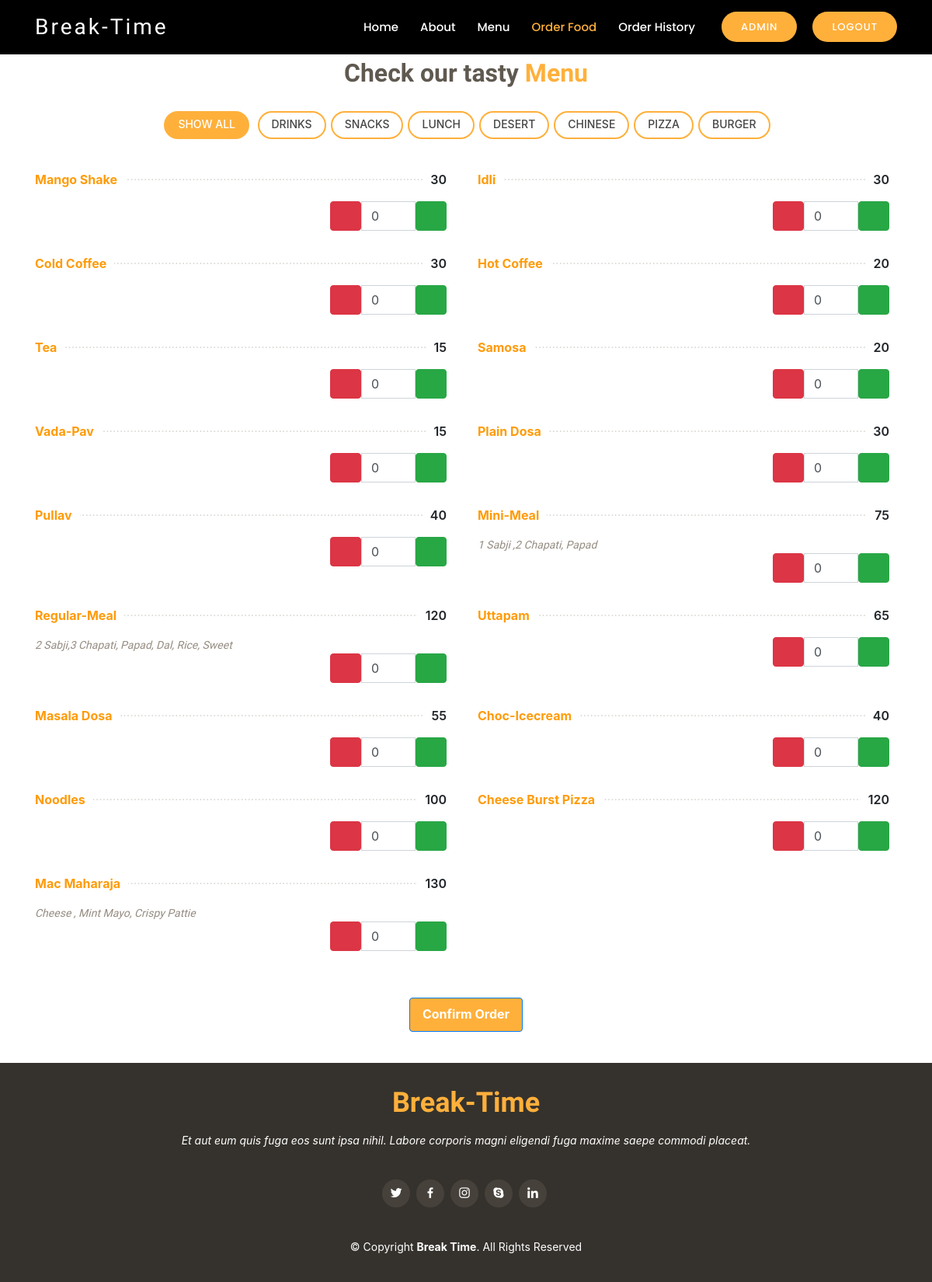
Screenshot of /order.php (signed in) with the database file from the repository.
### tables this page shows
CREATE TABLE `menu` (
  `item_no` int(11) NOT NULL,
  `item_name` varchar(20) NOT NULL,
  `price` int(11) NOT NULL,
  `ingredients` varchar(50) NOT NULL,
  `type` varchar(10) NOT NULL
);

### order.php (the view, shortened to what this page needs)
<?php
$xyz="Login/Register";
if(isset($_SESSION['uname']))
{   $xyz=($_SESSION['uname']);
}
else{
	echo "<script> location.href='login.php'</script>";
}
$db = new DbConnect();
$con = $db->connect();
?>
<!DOCTYPE html>
<html lang="en">
<head>
  <link href="assets/vendor/bootstrap/css/bootstrap.min.css" rel="stylesheet">
  <link href="assets/vendor/icofont/icofont.min.css" rel="stylesheet">
  <link href="assets/vendor/boxicons/css/boxicons.min.css" rel="stylesheet">
  <link href="assets/vendor/animate.css/animate.min.css" rel="stylesheet">
  <link href="assets/vendor/venobox/venobox.css" rel="stylesheet">
  <link href="assets/vendor/owl.carousel/assets/owl.carousel.min.css" rel="stylesheet">
  <link href="assets/css/style.css" rel="stylesheet">
</head>
<body>
  <header style="background: black;" id="header" class="fixed-top d-flex align-items-center header-transparent">
    <div class="container d-flex align-items-center">
      <div class="logo mr-auto">
        <h1 class="text-light"><a href="index.php"><span>Break-Time</span></a></h1>
      </div>
      <nav class="nav-menu d-none d-lg-block">
        <ul>
        <li ><a href="index.php">Home</a></li>
          <li><a href="#about">About</a></li>
          <li><a href="menu.php">Menu</a></li>
          <li class="active"><a href="order.php">Order Food</a></li>
          <li><a href="order_history.php">Order History</a></li>
          <li class="book-a-table text-center"><a href="login.php"><?php echo $xyz?></a></li>
          <?php
          if(isset($_SESSION['uname']))
          {
             echo "<li class=\"book-a-table text-center\"><a href=\"index.php?logout=true\">Logout</a></li>";
          }
          ?>
        </ul>
      </nav>
    </div>
  </header>
<section id="menu" class="menu">
      <div class="container">
        <div class="section-title">
          <h2>Check our tasty <span>Menu</span></h2>
        </div>
        <div class="row">
          <div class="col-lg-12 d-flex justify-content-center">
            <ul id="menu-flters">
              <li data-filter="*" class="filter-active">SHOW ALL</li>
              <?php
                $sql="select distinct type from menu";
                $result= mysqli_query($con,$sql);
                while($row=mysqli_fetch_assoc($result)){
                    $t=$row['type'];
                    $st=strtoupper($t);
                    echo "<li data-filter=\".filter-$t \">$st</li>";
                }
              ?>
            </ul>
          </div>
        </div>
        <div class="row menu-container">
          <?php
            $sql="select * from menu";
            $result= mysqli_query($con,$sql);
            while($row=mysqli_fetch_assoc($result)){
                menuItem($row['item_name'],$row['type'],$row['ingredients'],$row['price'],$row['item_no']);
            }
            function menuItem($name,$type,$ing,$price,$item_id){
            echo "<div class=\"col-lg-6 menu-item filter-$type\">
                <div class=\"menu-content\">
                <p id=\"$item_id name\">$name</p><span id=\"$item_id price\">$price</span>
                </div>
                <div class=\"menu-ingredients\">
                    $ing
                </div>
                <div style=\"
                width: 150px;
                float: right;
                margin-right:10px;
            \"class=\"input-group\">
                <span class=\"input-group-btn\">
                    <button type=\"button\" class=\"btn btn-danger btn-number\" style=\"height: 38px;
                    width: 40px;
                    text-align: center;\" data-type=\"minus\" data-field=\"$item_id\">
                      <span class=\"glyphicon glyphicon-minus\"></span>
                    </button>
                </span>
                <input type=\"text\" name=\"$item_id\"  class=\"form-control input-number\" value=\"0\" min=\"0\" max=\"100\">
                <span class=\"input-group-btn\">
                    <button style=\"height: 38px;
                    width: 40px;
                    text-align: center;\" type=\"button\" class=\"btn btn-success btn-number\" data-type=\"plus\" data-field=\"$item_id\">
                        <span class=\"glyphicon glyphicon-plus\"></span>
                    </button>
                </span>
             </div>
                </div>";
            }
          ?>
        </div>
        </div>
    </section>
    <div style="  text-align: center;">
    <button style="margin-bottom:40px;    color: #fff;
    background: #ffb03b;    padding: 8px 16px 10px 16px;" onclick="get()" type="button" class="btn btn-primary" data-toggle="modal" data-target="#exampleModal">
             <strong>Confirm Order</strong>
            </button>
          </div>
  <footer id="footer">
    <div class="container">
      <h3>Break-Time</h3>
      <p>Et aut eum quis fuga eos sunt ipsa nihil. Labore corporis magni eligendi fuga maxime saepe commodi placeat.</p>
      <div class="social-links">
        <a href="#" class="twitter"><i class="bx bxl-twitter"></i></a>
        <a href="#" class="facebook"><i class="bx bxl-facebook"></i></a>
        <a href="#" class="instagram"><i class="bx bxl-instagram"></i></a>
        <a href="#" class="google-plus"><i class="bx bxl-skype"></i></a>
        <a href="#" class="linkedin"><i class="bx bxl-linkedin"></i></a>
      </div>
      <div class="copyright">
        &copy; Copyright <strong><span>Break Time</span></strong>. All Rights Reserved
      </div>
    </div>
  </footer>
  <link rel="stylesheet" href="https://maxcdn.bootstrapcdn.com/bootstrap/4.5.2/css/bootstrap.min.css">
</body>
</html>

### assets/css/style.css (style rules this page uses)
body { font-family: "Poppins", sans-serif; color: #444444; }
a { color: #ffb03b; }
h1, h2, h3, h4, h5, h6 { font-family: "Satisfy", sans-serif; }
#header { height: 70px; z-index: 997; transition: all 0.5s; padding: 10px 0; background: rgba(26, 24, 22, 0.85); }
#header.header-transparent { background: transparent; }
#header .logo h1 { font-size: 28px; margin: 0; line-height: 1; font-weight: 400; letter-spacing: 3px; }
#header .logo h1 a, #header .logo h1 a:hover { color: #fff; text-decoration: none; }
.nav-menu, .nav-menu * { margin: 0; padding: 0; list-style: none; }
.nav-menu > ul > li { position: relative; white-space: nowrap; float: left; }
.nav-menu a { display: block; position: relative; color: white; padding: 9px 14px; transition: 0.3s; font-size: 15px; font-weight: 500; font-family: "Poppins", sans-serif; }
.nav-menu a:hover, .nav-menu .active > a, .nav-menu li:hover > a { color: #ffb03b; text-decoration: none; }
.nav-menu .book-a-table a { background: #ffb03b; color: #fff; border-radius: 50px; margin: 0 0 0 20px; padding: 10px 25px; text-transform: uppercase; font-size: 13px; font-weight: 500; letter-spacing: 1px; transition: 0.3s; }
.mobile-nav { position: fixed; top: 55px; right: 15px; bottom: 15px; left: 15px; z-index: 9999; overflow-y: auto; background: #fff; transition: ease-in-out 0.2s; opacity: 0; visibility: hidden; border-radius: 10px; padding: 10px 0; }
.mobile-nav * { margin: 0; padding: 0; list-style: none; }
.mobile-nav a { display: block; position: relative; color: #433f39; padding: 10px 20px; font-weight: 500; outline: none; }
.mobile-nav a:hover, .mobile-nav .active > a, .mobile-nav li:hover > a { color: #ffb03b; text-decoration: none; }
.mobile-nav .book-a-table a { background: #ffb03b; color: #fff; border-radius: 50px; margin: 0 0 0 20px; padding: 10px 25px; text-transform: uppercase; font-size: 13px; font-weight: 500; letter-spacing: 1px; transition: 0.3s; display: inline-block; }
section { padding: 60px 0; }
.section-title { text-align: center; padding-bottom: 30px; }
.section-title h2 { margin: 15px 0 0 0; font-size: 32px; font-weight: 700; color: #5f5950; }
.section-title h2 span { color: #ffb03b; }
.menu #menu-flters { padding: 0; margin: 0 auto 0 auto; list-style: none; text-align: center; border-radius: 50px; }
.menu #menu-flters li { cursor: pointer; display: inline-block; padding: 8px 16px 10px 16px; font-size: 14px; font-weight: 500; line-height: 1; color: #444444; margin: 0 3px 10px 3px; transition: all ease-in-out 0.3s; background: #fff; border: 2px solid #ffb03b; border-radius: 50px; }
.menu #menu-flters li:hover, .menu #menu-flters li.filter-active { color: #fff; background: #ffb03b; }
.menu #menu-flters li:last-child { margin-right: 0; }
.menu .menu-content { margin-top: 30px; overflow: hidden; display: flex; justify-content: space-between; position: relative; }
.menu .menu-content::after { content: "......................................................................" "...................................................................." "...................................................................."; position: absolute; left: 20px; right: 0; top: -4px; z-index: 1; color: #dad8d4; font-family: Arial, "Helvetica Neue", Helvetica, sans-serif; }
.menu .menu-content p { padding-right: 10px; background: #fff; position: relative; z-index: 3; font-weight: 700; color: #ff9b08; }
.menu .menu-content span { background: #fff; position: relative; z-index: 3; padding: 0 10px; font-weight: 600; }
.menu .menu-ingredients { font-style: italic; font-size: 14px; font-family: "Comic Neue", sans-serif; color: #948c81; }
#footer { background: #35322d; color: #fff; font-size: 14px; text-align: center; bottom: 0; padding: 30px 0; }
#footer h3 { font-size: 36px; font-weight: 700; color: #ffb03b; position: relative; padding: 0; margin: 0 0 15px 0; }
#footer p { font-size: 15; font-style: italic; padding: 0; margin: 0 0 40px 0; }
#footer .social-links { margin: 0 0 40px 0; }
#footer .social-links a { font-size: 18px; display: inline-block; background: #46423b; color: #fff; line-height: 1; padding: 8px 0; margin-right: 4px; border-radius: 50%; text-align: center; width: 36px; height: 36px; transition: 0.3s; }
#footer .copyright { margin: 0 0 5px 0; }

### rows the page displays
menu: item_name "Mango Shake", price "30"
menu: item_name "Idli", price "30"
menu: item_name "Cold Coffee", price "30", $item_id 3 (drawn)
menu: item_name "Hot Coffee", price "20", $item_id 4 (drawn)
menu: item_name "Tea", price "15"
menu: item_name "Samosa", price "20"
menu: item_name "Vada-Pav", price "15"
menu: item_name "Plain Dosa", price "30"
menu: item_name "Pullav", price "40"
menu: item_name "Mini-Meal", price "75", ingredients "1 Sabji ,2 Chapati, Papad"
menu: item_name "Regular-Meal", price "120", ingredients "2 Sabji,3 Chapati, Papad, Dal, Rice, Sweet"
menu: item_name "Uttapam", price "65"
menu: item_name "Masala Dosa", price "55"
menu: item_name "Choc-Icecream", price "40"
menu: item_name "Noodles", price "100"
menu: item_name "Cheese Burst Pizza", price "120"
menu: item_name "Mac Maharaja", price "130", ingredients "Cheese , Mint Mayo, Crispy Pattie"

### other values shown
$xyz "ADMIN"
$st "DRINKS"
$st "SNACKS"
$st "LUNCH"
$st "DESERT"
$st "CHINESE"
$st "PIZZA"
$st "BURGER"
